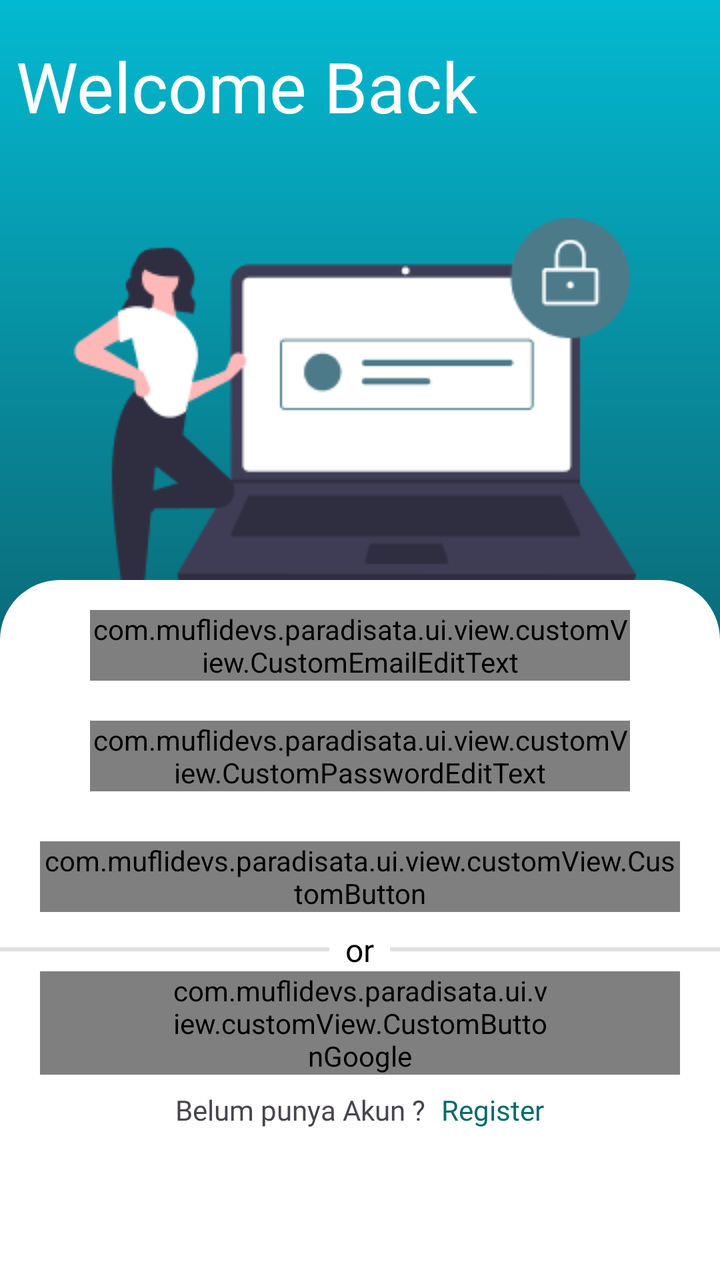
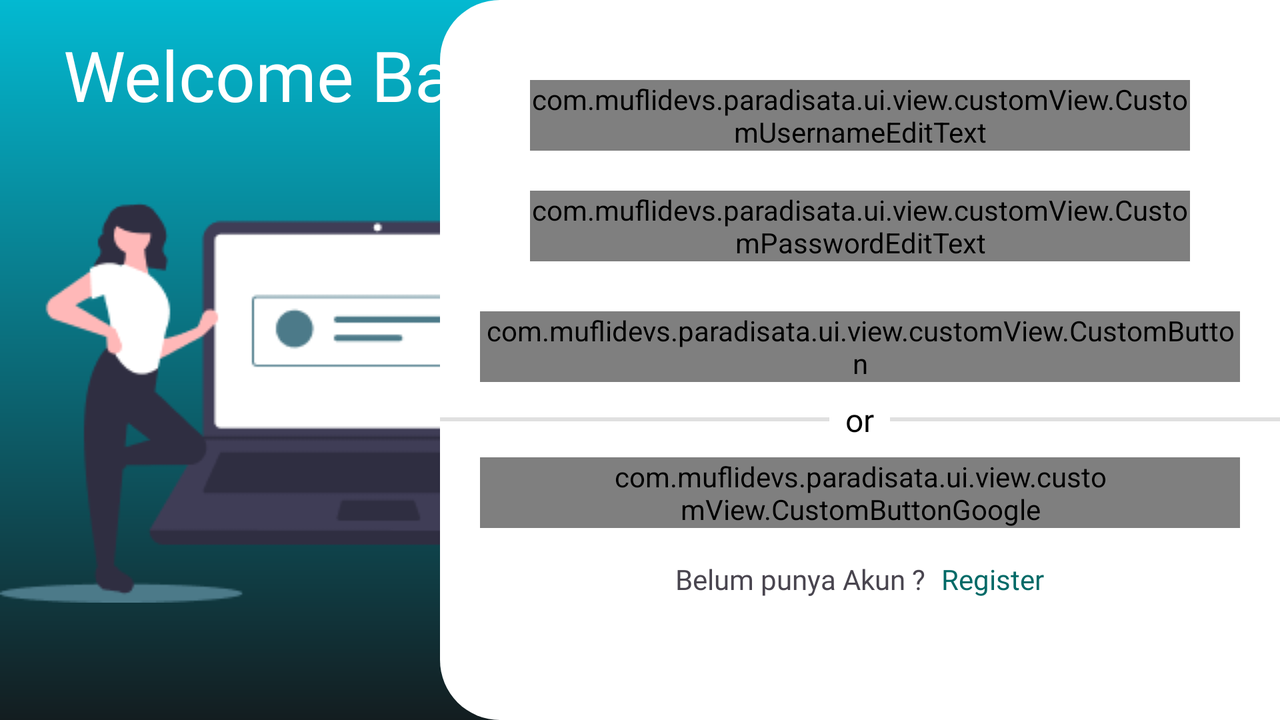

An Android layout and its configuration variant, each rendered on a device that would load it. The default file and the variant file are quoted in full after the pictures.
<!-- AndroidManifest.xml: application theme Theme.Paradisata -->
<!-- res/layout/activity_login.xml -->
<?xml version="1.0" encoding="utf-8"?>
<androidx.constraintlayout.widget.ConstraintLayout xmlns:android="http://schemas.android.com/apk/res/android"
    xmlns:app="http://schemas.android.com/apk/res-auto"
    xmlns:tools="http://schemas.android.com/tools"
    android:id="@+id/main"
    android:layout_width="match_parent"
    android:layout_height="match_parent"
    android:background="@drawable/gradient_bg"
    tools:context=".ui.view.LoginActivity">

    <TextView
        android:layout_width="wrap_content"
        android:layout_height="wrap_content"
        android:layout_marginStart="8dp"
        android:fontFamily="@font/poppins_bold"
        android:text="@string/welcome_back"
        android:textColor="@color/md_theme_onPrimary"
        android:textSize="35sp"
        app:layout_constraintBottom_toBottomOf="parent"
        app:layout_constraintEnd_toEndOf="parent"
        app:layout_constraintHorizontal_bias="0.0"
        app:layout_constraintStart_toStartOf="parent"
        app:layout_constraintTop_toTopOf="parent"
        app:layout_constraintVertical_bias="0.033" />

    <ImageView
        android:id="@+id/imageView"
        android:layout_width="wrap_content"
        android:layout_height="wrap_content"
        android:src="@drawable/login_img"
        android:contentDescription="@string/gambar_login"
        android:layout_marginTop="12dp"
        app:layout_constraintBottom_toBottomOf="parent"
        app:layout_constraintEnd_toEndOf="parent"
        app:layout_constraintHorizontal_bias="0.252"
        app:layout_constraintStart_toStartOf="parent"
        app:layout_constraintTop_toTopOf="parent"
        app:layout_constraintVertical_bias="0.234" />

    <LinearLayout
        android:id="@+id/login_linear1"
        android:layout_width="match_parent"
        android:layout_height="350dp"
        android:background="@drawable/login_container_shape"
        android:orientation="vertical"
        app:layout_constraintBottom_toBottomOf="parent"
        app:layout_constraintTop_toTopOf="parent"
        app:layout_constraintVertical_bias="1.0"
        tools:layout_editor_absoluteX="0dp">

        <com.muflidevs.paradisata.ui.view.customView.CustomEmailEditText
            android:id="@+id/edtTxt_email"
            android:layout_width="match_parent"
            android:layout_height="wrap_content"
            android:layout_marginStart="45dp"
            android:layout_marginTop="15dp"
            android:layout_marginEnd="45dp"
            android:layout_marginBottom="10dp"
            android:drawableStart="@drawable/mail_icon"
            android:drawablePadding="4dp"
            android:fontFamily="@font/poppins"
            android:hint="@string/email" />


        <com.muflidevs.paradisata.ui.view.customView.CustomPasswordEditText
            android:id="@+id/edtTxt_password"
            android:layout_width="match_parent"
            android:layout_height="wrap_content"
            android:layout_marginStart="45dp"
            android:layout_marginTop="10dp"
            android:inputType="textPassword"
            android:layout_marginEnd="45dp"
            android:layout_marginBottom="25dp"
            android:drawableStart="@drawable/user_login_password_icon"
            android:fontFamily="@font/poppins" />

        <com.muflidevs.paradisata.ui.view.customView.CustomButton
            android:id="@+id/btn_login"
            android:layout_width="match_parent"
            android:layout_height="wrap_content"
            android:layout_marginStart="20dp"
            android:layout_marginEnd="20dp"
            android:layout_marginBottom="8dp" />

        <LinearLayout
            android:layout_width="match_parent"
            android:layout_height="wrap_content"
            android:gravity="center"
            android:orientation="horizontal">

            <View
                android:layout_width="0dp"
                android:layout_height="2dp"
                android:layout_weight="1"
                android:background="?android:attr/listDivider" />

            <TextView
                android:layout_width="wrap_content"
                android:layout_height="wrap_content"
                android:fontFamily="@font/poppins"
                android:paddingStart="8dp"
                android:paddingEnd="8dp"
                android:text="@string/or"
                android:textColor="@android:color/black"
                android:textSize="16sp" />

            <View
                android:layout_width="0dp"
                android:layout_height="2dp"
                android:layout_weight="1"
                android:background="?android:attr/listDivider" />
        </LinearLayout>

        <com.muflidevs.paradisata.ui.view.customView.CustomButtonGoogle
            android:id="@+id/btn_loginwthGoogle"
            android:layout_width="match_parent"
            android:layout_height="wrap_content"
            android:layout_marginStart="20dp"
            android:layout_marginEnd="20dp"
            android:layout_marginBottom="8dp"
            android:drawableStart="@drawable/google_logo"
            android:paddingStart="65dp"
            android:paddingEnd="65dp" />

        <LinearLayout
            android:layout_width="wrap_content"
            android:layout_height="wrap_content"
            android:layout_gravity="center">

            <TextView
                android:layout_width="wrap_content"
                android:layout_height="wrap_content"
                android:fontFamily="@font/poppins"
                android:text="@string/belum_punya_akun" />

            <TextView
                android:id="@+id/tv_register"
                android:layout_width="wrap_content"
                android:layout_height="wrap_content"
                android:layout_marginStart="8dp"
                android:fontFamily="@font/poppins_bold"
                android:text="@string/register"
                android:textColor="@color/md_theme_secondary" />
        </LinearLayout>
    </LinearLayout>
</androidx.constraintlayout.widget.ConstraintLayout>
<!-- resources referenced by this layout -->
<resources>
  <color name="md_theme_onPrimary">#FFFFFF</color>
  <color name="md_theme_secondary">#006A67</color>
  <!-- drawable gradient_bg (drawable) -->
  <?xml version="1.0" encoding="utf-8"?>
  <shape xmlns:android="http://schemas.android.com/apk/res/android">
      <gradient
          android:angle="270"
          android:startColor="#03b9d1"
          android:endColor="#131d20"
          android:type="linear" />
  </shape>
  <!-- drawable login_container_shape (drawable) -->
  <?xml version="1.0" encoding="utf-8"?>
  <shape xmlns:android="http://schemas.android.com/apk/res/android">
      <solid android:color="@color/md_theme_onTertiary"/>
      <corners android:topLeftRadius="30dp"
          android:topRightRadius="30dp"/>
  </shape>
  <string name="belum_punya_akun">Belum punya Akun ?</string>
  <string name="email">Email</string>
  <string name="gambar_login">gambar login</string>
  <string name="or">or</string>
  <string name="register">Register</string>
  <string name="welcome_back">Welcome Back</string>
  <color name="md_theme_onTertiary">#FFFFFF</color>
  <color name="md_theme_primary">#5D5F5F</color>
  <color name="md_theme_primaryContainer">#F6F6F6</color>
  <color name="md_theme_onPrimaryContainer">#525354</color>
  <color name="md_theme_onSecondary">#FFFFFF</color>
  <color name="md_theme_secondaryContainer">#54D9D5</color>
  <color name="md_theme_onSecondaryContainer">#003D3B</color>
  <color name="md_theme_tertiary">#005A5B</color>
  <color name="md_theme_tertiaryContainer">#008284</color>
  <color name="md_theme_onTertiaryContainer">#FFFFFF</color>
  <color name="md_theme_error">#BA1A1A</color>
  <color name="md_theme_onError">#FFFFFF</color>
  <color name="md_theme_errorContainer">#FFDAD6</color>
  <color name="md_theme_onErrorContainer">#410002</color>
  <color name="md_theme_background">#FCF8F8</color>
  <color name="md_theme_onBackground">#1C1B1B</color>
  <color name="md_theme_surface">#FDF8F8</color>
  <color name="md_theme_onSurface">#1C1B1B</color>
  <color name="md_theme_surfaceVariant">#E0E3E3</color>
  <color name="md_theme_onSurfaceVariant">#444748</color>
  <color name="md_theme_outline">#747878</color>
  <color name="md_theme_outlineVariant">#C4C7C8</color>
  <color name="md_theme_inverseSurface">#313030</color>
  <color name="md_theme_inverseOnSurface">#F4F0EF</color>
  <color name="md_theme_inversePrimary">#C6C6C7</color>
  <color name="md_theme_primaryFixed">#E2E2E2</color>
  <color name="md_theme_onPrimaryFixed">#1A1C1C</color>
  <color name="md_theme_primaryFixedDim">#C6C6C7</color>
  <color name="md_theme_onPrimaryFixedVariant">#454747</color>
  <color name="md_theme_secondaryFixed">#76F6F2</color>
  <color name="md_theme_onSecondaryFixed">#00201F</color>
  <color name="md_theme_secondaryFixedDim">#55DAD5</color>
  <color name="md_theme_onSecondaryFixedVariant">#00504E</color>
  <color name="md_theme_tertiaryFixed">#8DF3F5</color>
  <color name="md_theme_onTertiaryFixed">#002020</color>
  <color name="md_theme_tertiaryFixedDim">#70D6D8</color>
  <color name="md_theme_onTertiaryFixedVariant">#004F51</color>
  <color name="md_theme_surfaceDim">#DDD9D8</color>
  <color name="md_theme_surfaceBright">#FDF8F8</color>
  <color name="md_theme_surfaceContainerLowest">#FFFFFF</color>
  <color name="md_theme_surfaceContainerLow">#F7F3F2</color>
  <color name="md_theme_surfaceContainer">#F1EDEC</color>
  <color name="md_theme_surfaceContainerHigh">#EBE7E7</color>
  <color name="md_theme_surfaceContainerHighest">#E5E2E1</color>
  <color name="colorSuccessColor">#2D6C00</color>
  <color name="colorOnSuccessColor">#FFFFFF</color>
  <color name="colorSuccessColorContainer">#A1FF69</color>
  <color name="colorOnSuccessColorContainer">#235600</color>
</resources>
<!-- res/layout-land/activity_login.xml (the repository's variant of the layout above) -->
<!-- drawn on the phone turned sideways -->
<?xml version="1.0" encoding="utf-8"?>
<androidx.constraintlayout.widget.ConstraintLayout xmlns:android="http://schemas.android.com/apk/res/android"
    xmlns:app="http://schemas.android.com/apk/res-auto"
    xmlns:tools="http://schemas.android.com/tools"
    android:id="@+id/main"
    android:layout_width="match_parent"
    android:layout_height="match_parent"
    android:background="@drawable/gradient_bg"
    tools:context=".ui.view.LoginActivity">

    <TextView
        android:layout_width="wrap_content"
        android:layout_height="wrap_content"
        android:layout_marginStart="8dp"
        android:fontFamily="@font/poppins_bold"
        android:text="@string/welcome_back"
        android:textColor="@color/md_theme_onPrimary"
        android:textSize="35sp"
        app:layout_constraintBottom_toBottomOf="parent"
        app:layout_constraintEnd_toEndOf="parent"
        app:layout_constraintHorizontal_bias="0.059"
        app:layout_constraintStart_toStartOf="parent"
        app:layout_constraintTop_toTopOf="parent"
        app:layout_constraintVertical_bias="0.045" />

    <ImageView
        android:id="@+id/imageView"
        android:layout_width="wrap_content"
        android:layout_height="wrap_content"
        android:layout_marginTop="12dp"
        android:contentDescription="@string/gambar_login"
        android:src="@drawable/login_img"
        app:layout_constraintBottom_toBottomOf="parent"
        app:layout_constraintEnd_toEndOf="parent"
        app:layout_constraintHorizontal_bias="0.0"
        app:layout_constraintStart_toStartOf="parent"
        app:layout_constraintTop_toTopOf="parent"
        app:layout_constraintVertical_bias="0.562" />

    <LinearLayout
        android:id="@+id/login_linear1"
        android:layout_width="420dp"
        android:layout_height="match_parent"
        android:background="@drawable/login_container_shape_horizontal"
        android:orientation="vertical"
        app:layout_constraintBottom_toBottomOf="parent"
        app:layout_constraintEnd_toEndOf="parent"
        app:layout_constraintTop_toTopOf="parent"
        app:layout_constraintVertical_bias="0.0">

        <com.muflidevs.paradisata.ui.view.customView.CustomUsernameEditText
            android:id="@+id/edtTxt_username"
            android:layout_width="match_parent"
            android:layout_height="wrap_content"
            android:layout_marginStart="45dp"
            android:layout_marginTop="40dp"
            android:layout_marginEnd="45dp"
            android:layout_marginBottom="10dp"
            android:drawableStart="@drawable/user_login_icon"
            android:fontFamily="@font/poppins"
            android:hint="@string/username" />

        <com.muflidevs.paradisata.ui.view.customView.CustomPasswordEditText
            android:id="@+id/edtTxt_password"
            android:layout_width="match_parent"
            android:layout_height="wrap_content"
            android:layout_marginStart="45dp"
            android:layout_marginTop="10dp"
            android:layout_marginEnd="45dp"
            android:inputType="textPassword"
            android:layout_marginBottom="25dp"
            android:drawableStart="@drawable/user_login_password_icon"
            android:fontFamily="@font/poppins" />

        <com.muflidevs.paradisata.ui.view.customView.CustomButton
            android:id="@+id/btn_login"
            android:layout_width="match_parent"
            android:layout_height="wrap_content"
            android:layout_marginStart="20dp"
            android:layout_marginEnd="20dp"
            android:layout_marginBottom="8dp" />

        <LinearLayout
            android:layout_width="match_parent"
            android:layout_height="wrap_content"
            android:gravity="center"
            android:orientation="horizontal">

            <View
                android:layout_width="0dp"
                android:layout_height="2dp"
                android:layout_weight="1"
                android:background="?android:attr/listDivider" />

            <TextView
                android:layout_width="wrap_content"
                android:layout_height="wrap_content"
                android:fontFamily="@font/poppins"
                android:paddingStart="8dp"
                android:paddingEnd="8dp"
                android:text="@string/or"
                android:textColor="@android:color/black"
                android:textSize="16sp" />

            <View
                android:layout_width="0dp"
                android:layout_height="2dp"
                android:layout_weight="1"
                android:background="?android:attr/listDivider" />
        </LinearLayout>

        <com.muflidevs.paradisata.ui.view.customView.CustomButtonGoogle
            android:id="@+id/btn_loginwthGoogle"
            android:layout_width="match_parent"
            android:layout_height="wrap_content"
            android:layout_marginStart="20dp"
            android:layout_marginTop="8dp"
            android:layout_marginEnd="20dp"
            android:layout_marginBottom="8dp"
            android:drawableStart="@drawable/google_logo"
            android:paddingStart="65dp"
            android:paddingEnd="65dp" />

        <LinearLayout
            android:layout_width="wrap_content"
            android:layout_height="wrap_content"
            android:layout_gravity="center"
            android:layout_marginTop="8dp">

            <TextView
                android:layout_width="wrap_content"
                android:layout_height="wrap_content"
                android:fontFamily="@font/poppins"
                android:text="@string/belum_punya_akun" />

            <TextView
                android:id="@+id/tv_register"
                android:layout_width="wrap_content"
                android:layout_height="wrap_content"
                android:layout_marginStart="8dp"
                android:fontFamily="@font/poppins_bold"
                android:text="@string/register"
                android:textColor="@color/md_theme_secondary" />
        </LinearLayout>
    </LinearLayout>
</androidx.constraintlayout.widget.ConstraintLayout>
<!-- resources referenced by the variant -->
<!-- as the phone turned sideways resolves them -->
<resources>
  <color name="md_theme_onPrimary">#FFFFFF</color>
  <color name="md_theme_secondary">#006A67</color>
  <!-- drawable gradient_bg (drawable) -->
  <?xml version="1.0" encoding="utf-8"?>
  <shape xmlns:android="http://schemas.android.com/apk/res/android">
      <gradient
          android:angle="270"
          android:startColor="#03b9d1"
          android:endColor="#131d20"
          android:type="linear" />
  </shape>
  <!-- drawable login_container_shape_horizontal (drawable) -->
  <?xml version="1.0" encoding="utf-8"?>
  <shape xmlns:android="http://schemas.android.com/apk/res/android">
      <solid android:color="@color/md_theme_onTertiary"/>
      <corners android:topLeftRadius="30dp"
          android:bottomLeftRadius="30dp"/>
  </shape>
  <string name="belum_punya_akun">Belum punya Akun ?</string>
  <string name="gambar_login">gambar login</string>
  <string name="or">or</string>
  <string name="register">Register</string>
  <string name="username">Username</string>
  <string name="welcome_back">Welcome Back</string>
  <color name="md_theme_onTertiary">#FFFFFF</color>
  <color name="md_theme_primary">#5D5F5F</color>
  <color name="md_theme_primaryContainer">#F6F6F6</color>
  <color name="md_theme_onPrimaryContainer">#525354</color>
  <color name="md_theme_onSecondary">#FFFFFF</color>
  <color name="md_theme_secondaryContainer">#54D9D5</color>
  <color name="md_theme_onSecondaryContainer">#003D3B</color>
  <color name="md_theme_tertiary">#005A5B</color>
  <color name="md_theme_tertiaryContainer">#008284</color>
  <color name="md_theme_onTertiaryContainer">#FFFFFF</color>
  <color name="md_theme_error">#BA1A1A</color>
  <color name="md_theme_onError">#FFFFFF</color>
  <color name="md_theme_errorContainer">#FFDAD6</color>
  <color name="md_theme_onErrorContainer">#410002</color>
  <color name="md_theme_background">#FCF8F8</color>
  <color name="md_theme_onBackground">#1C1B1B</color>
  <color name="md_theme_surface">#FDF8F8</color>
  <color name="md_theme_onSurface">#1C1B1B</color>
  <color name="md_theme_surfaceVariant">#E0E3E3</color>
  <color name="md_theme_onSurfaceVariant">#444748</color>
  <color name="md_theme_outline">#747878</color>
  <color name="md_theme_outlineVariant">#C4C7C8</color>
  <color name="md_theme_inverseSurface">#313030</color>
  <color name="md_theme_inverseOnSurface">#F4F0EF</color>
  <color name="md_theme_inversePrimary">#C6C6C7</color>
  <color name="md_theme_primaryFixed">#E2E2E2</color>
  <color name="md_theme_onPrimaryFixed">#1A1C1C</color>
  <color name="md_theme_primaryFixedDim">#C6C6C7</color>
  <color name="md_theme_onPrimaryFixedVariant">#454747</color>
  <color name="md_theme_secondaryFixed">#76F6F2</color>
  <color name="md_theme_onSecondaryFixed">#00201F</color>
  <color name="md_theme_secondaryFixedDim">#55DAD5</color>
  <color name="md_theme_onSecondaryFixedVariant">#00504E</color>
  <color name="md_theme_tertiaryFixed">#8DF3F5</color>
  <color name="md_theme_onTertiaryFixed">#002020</color>
  <color name="md_theme_tertiaryFixedDim">#70D6D8</color>
  <color name="md_theme_onTertiaryFixedVariant">#004F51</color>
  <color name="md_theme_surfaceDim">#DDD9D8</color>
  <color name="md_theme_surfaceBright">#FDF8F8</color>
  <color name="md_theme_surfaceContainerLowest">#FFFFFF</color>
  <color name="md_theme_surfaceContainerLow">#F7F3F2</color>
  <color name="md_theme_surfaceContainer">#F1EDEC</color>
  <color name="md_theme_surfaceContainerHigh">#EBE7E7</color>
  <color name="md_theme_surfaceContainerHighest">#E5E2E1</color>
  <color name="colorSuccessColor">#2D6C00</color>
  <color name="colorOnSuccessColor">#FFFFFF</color>
  <color name="colorSuccessColorContainer">#A1FF69</color>
  <color name="colorOnSuccessColorContainer">#235600</color>
</resources>
